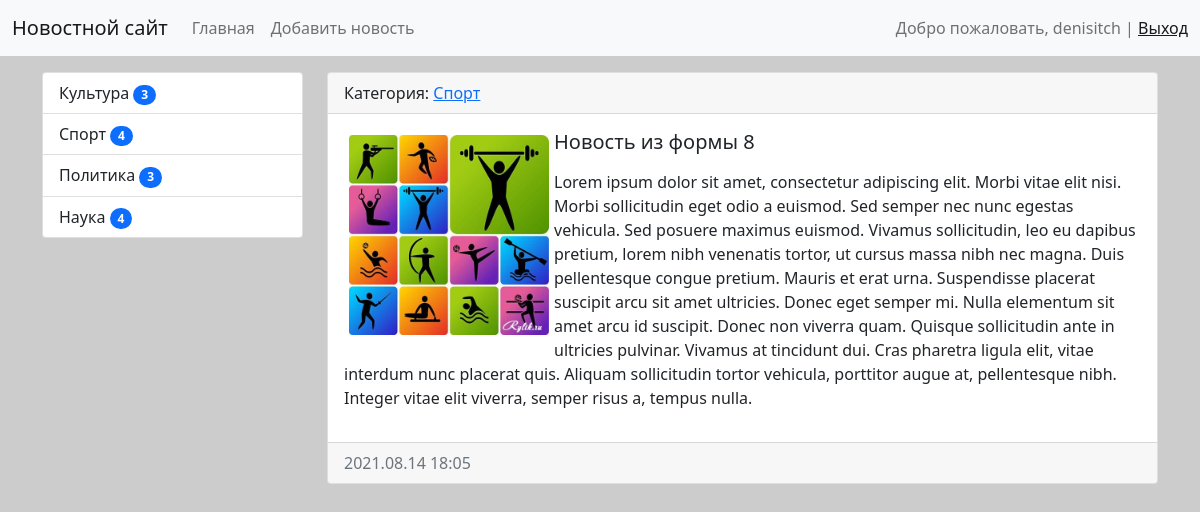
The page /news/14/ (signed in) on the database its author committed.
### news/models.py (models this page shows, shortened)
class Category(models.Model):
    title = models.CharField(
        max_length=150,
        db_index=True,
        verbose_name='Наименование категории'
    )
    def get_absolute_url(self):
        return reverse('category', kwargs={'category_id': self.pk})
    def __str__(self):
        return self.title
    class Meta:
        verbose_name = 'Категория'
        verbose_name_plural = 'Категории'
        ordering = ['title']

class News(models.Model):
    title = models.CharField(
        max_length=150,
        verbose_name='Наименование'
    )
    content = models.TextField(
        blank=True,
        verbose_name='Контент'
    )
    created_at = models.DateTimeField(
        auto_now_add=True,
        verbose_name='Дата публикации'
    )
    updated_at = models.DateTimeField(
        auto_now=True,
        verbose_name='Дата обновления'
    )
    photo = models.ImageField(
        upload_to='photos/%Y/%m/%d/',
        verbose_name='Фото',
        blank=True
    )
    is_published = models.BooleanField(
        default=True,
        verbose_name='Опубликовано'
    )
    category = models.ForeignKey(
        to='Category',
        on_delete=models.PROTECT,
        verbose_name='Категория',
    )
    class Meta:
        verbose_name = 'Новость'
        verbose_name_plural = 'Новости'
        ordering = ['-created_at']

### news/views.py (the view)
# urls.py: path('news/<int:pk>/', ViewNews.as_view(), name='view_news'),
class ViewNews(LoginRequiredMixin, DetailView):
    model = News
    template_name = 'news/view_news.html'
    context_object_name = 'item_news'
    login_url = '/admin/'

### news/templatetags/news_tags.py (called while the page is built)
@register.inclusion_tag('news/list_categories.html')
def show_categories():
    categories = Category.objects.annotate(cnt=Count('news', filter=F('news__is_published'))).filter(cnt__gt=0)
    return {'categories': categories}

### news/templates/news/view_news.html (shortened to what this page needs)
{% extends 'base.html' %}
{% block sidebar %}
{% include 'inc/_sidebar.html' %}
{% endblock %}
{% block content %}
<div class="card mb-3">
    <div class="card-header">
        Категория: <a href="{{ item_news.category.get_absolute_url }}">{{ item_news.category }}</a>
    </div>
    <div class="card-body">
        {% if item_news.photo %}
        <img src="{{ item_news.photo.url }}" alt="" width="200" class="float-left mr-3" align="left" vspace="5" hspace="5">
        {% else %}
        <img src="https://st2.depositphotos.com/3223379/5688/i/600/depositphotos_56880225-stock-photo-words-news.jpg" alt="" width="200" class="float-left mr-3" align="left" vspace="5" hspace="5">
        {% endif %}
            <h5 class="card-title">{{ item_news.title }}</h5>
            <p class="card-text">{{ item_news.content|linebreaks }}</p>
    </div>
    <div class="card-footer text-muted">
        {{ item_news.created_at|date:'Y.m.d H:i' }}
    </div>
</div>
{% endblock %}

### templates/inc/_nav.html (shortened to what this page needs)
<nav class="navbar navbar-expand-lg navbar-light bg-light">
    <div class="container-fluid">
        <a class="navbar-brand" href="{% url 'home' %}">Новостной сайт</a>
        <div class="collapse navbar-collapse" id="navbarSupportedContent">
            <ul class="navbar-nav me-auto mb-2 mb-lg-0">
                <li class="nav-item"><a class="nav-link" href="{% url 'home' %}">Главная</a></li>
                {% if request.user.is_authenticated %}
                    <li class="nav-item"><a class="nav-link" href="{% url 'add_news' %}">Добавить новость</a></li>
                {% endif %}
            </ul>
            <span class="navbar-text">
                {% if request.user.is_authenticated %}
                Добро пожаловать, {{ user.username }} | <a href="{% url 'logout' %}">Выход</a>
                {% else %}
                <a href="{% url 'register' %}">Регистрация</a> | <a href="{% url 'login' %}">Авторизация</a>
                {% endif %}
            </span>
        </div>
    </div>
</nav>

### news/templates/news/list_categories.html
<div class="list-group">
    {% for item_category in categories %}
    <a href="{{ item_category.get_absolute_url }}" class="list-group-item list-group-item-action">
        {{ item_category.title }}
        <span class="badge bg-primary rounded-pill">{{ item_category.cnt }}</span>
    </a>
    {% endfor %}
</div>

### mysite/static/css/style.css (style rules this page uses)
body { background-color: #ccc; }

### rows shown on the page
Category: title "Культура", cnt "3"
Category: title "Спорт", cnt "4"
Category: title "Политика", cnt "3"
Category: title "Наука", cnt "4"
News: category "Спорт", photo (picture), title "Новость из формы 8", content "Lorem ipsum dolor sit amet, consectetur adipiscing elit. Morbi vitae elit nisi. Morbi sollicitudin eget odio a euismod. Sed semper nec nunc egestas vehicula. Sed posuere maximus euismod. Vivamus sollicitudin, leo eu dapibus pretium, lorem nibh venenatis tortor, ut cursus massa nibh nec magna. Duis pellentesque congue pretium. Mauris et erat urna. Suspendisse placerat suscipit arcu sit amet ultricies. Donec eget semper mi. Nulla elementum sit amet arcu id suscipit. Donec non viverra quam. Quisque sollicitudin ante in ultricies pulvinar. Vivamus at tincidunt dui. Cras pharetra ligula elit, vitae interdum nunc placerat quis. Aliquam sollicitudin tortor vehicula, porttitor augue at,…", created_at "2021.08.14 18:05"

### other values the page prints
{{ user.username }} "denisitch"
